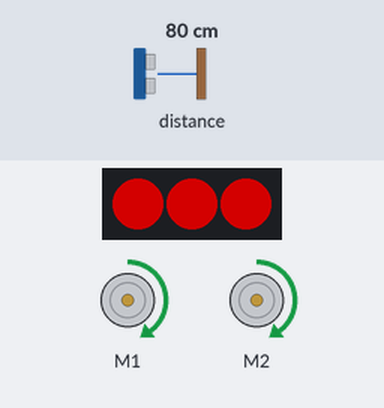
A program run on a simulated BBC micro:bit (MakeCode). On the bench: 2 × DC motor (green arrow = forward, orange = backward, longer = faster), 3 RGB LEDs in strip order, left to right. Inputs (shaded band) come from the test bench; at power-on: distance to the obstacle 80 cm. Dim RGB values are drawn brighter than linear.

Above: at 1.2 s.
1.3 s: distance to the obstacle set to 11 cm
4.3 s: distance to the obstacle set to 8 cm
At 5.0 s:
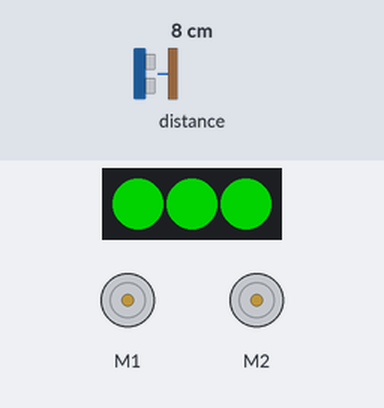
10.3 s: distance to the obstacle set to 18 cm
At 10.9 s:
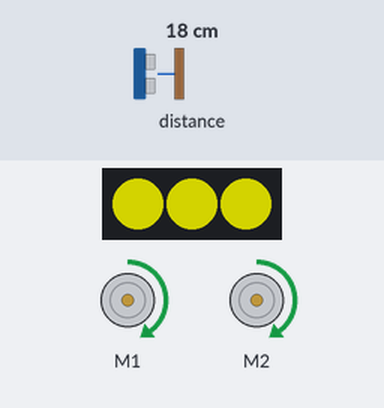
12.5 s: distance to the obstacle set to 2 cm
At 17.8 s:
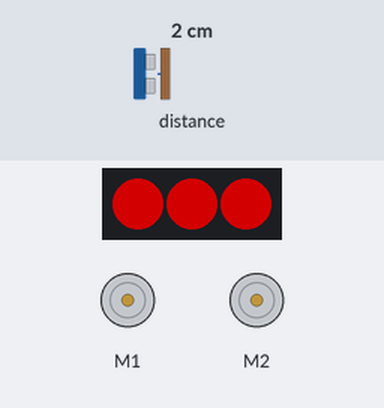
Timing chart, 0 to 19.5 s (numbered marks = the images above; inputs shaded):
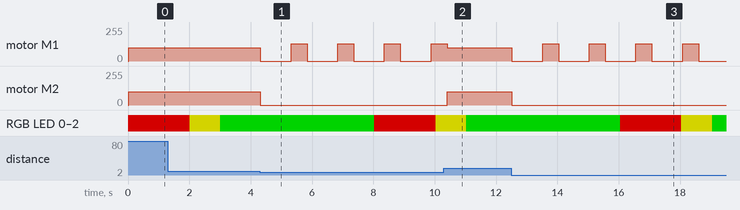

Measured:
- the behaviour switches between 10 and 9 cm on distance to the obstacle (found by bisection; images 0 and 1)
- after the input at 4.3 s, motor M1: alternates forward 130/255 for 0.52 s and stopped for 1.0 s, starting at once; motor M2: forward 100/255 → stopped at once
- after the input at 10.3 s, motor M2: stopped → forward 100/255 after 0.11 s
- after the input at 12.5 s, motor M1: alternates forward 130/255 for 0.52 s and stopped for 1.0 s, starting at once; motor M2: forward 100/255 → stopped at once

The program:

main.ts
```typescript
let velocidad = 100
maqueen.motorRun(maqueen.Motors.All, maqueen.Dir.CW, velocidad)
let strip = neopixel.create(DigitalPin.P4, 3, NeoPixelMode.RGB)
basic.forever(function () {
    if (maqueen.Ultrasonic(PingUnit.Centimeters) < 10) {
        maqueen.motorStop(maqueen.Motors.All)
        basic.pause(1000)
        maqueen.motorRun(maqueen.Motors.M1, maqueen.Dir.CW, 130)
        basic.pause(500)
    } else {
        maqueen.motorRun(maqueen.Motors.All, maqueen.Dir.CW, velocidad)
    }
})
basic.forever(function () {
    strip.showColor(neopixel.colors(NeoPixelColors.Red))
    basic.pause(2000)
    strip.showColor(neopixel.colors(NeoPixelColors.Yellow))
    basic.pause(1000)
    strip.showColor(neopixel.colors(NeoPixelColors.Green))
    basic.pause(5000)
})
```

test.ts
```typescript
// aquí va el archivo "tests"; esto no se compilará cuando este paquete se utilice como una extensión.
```
